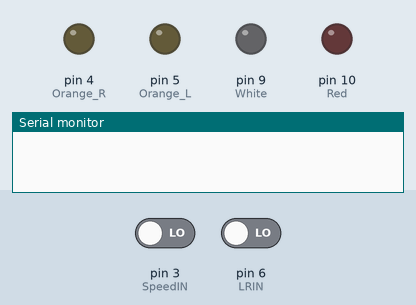
This sketch was run on a simulated Arduino Uno, built with avr-gcc and run on an emulated ATmega328P. On the bench: output pins drawn as LEDs (lit = HIGH), the last lines printed to the serial monitor. Inputs (shaded band) come from the test bench; at power-on: pin 3 (SpeedIN) LOW, pin 6 (LRIN) LOW.

Above: at 0.15 s.
At 3.73 s:
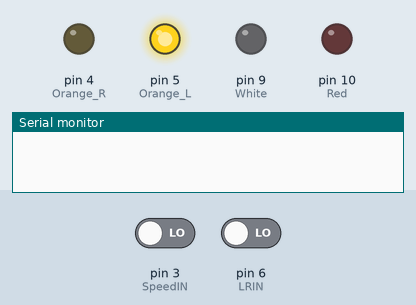
At 7.21 s:
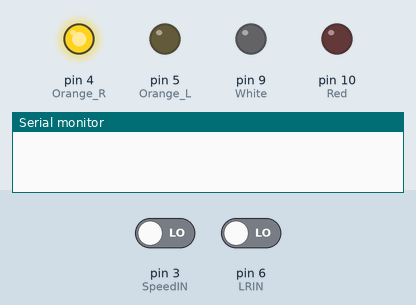
At 10.56 s:
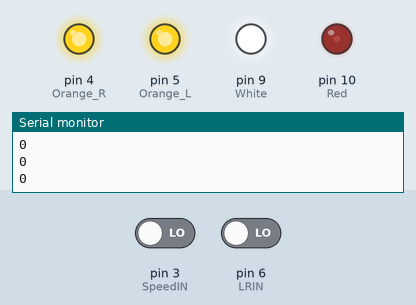
At 19.59 s:
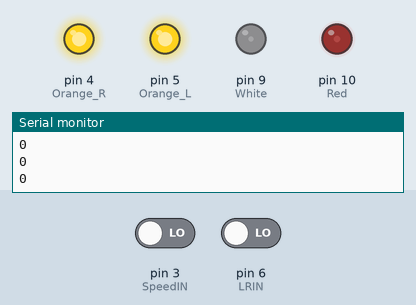
At 38.9 s:
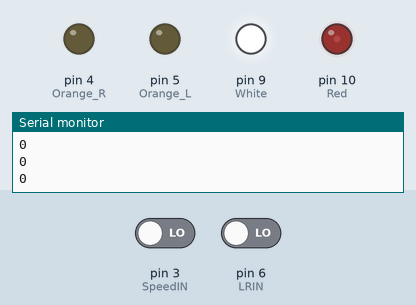
Timing chart, 0 to 40.0 s (numbered marks = the images above):
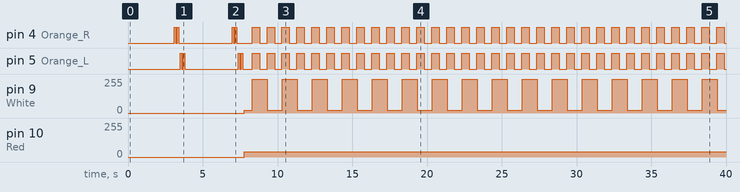

Measured:
- by itself, pin 4 (Orange_R): LOW → HIGH at 3.1 s, → LOW 0.10 s later, → HIGH 0.10 s later, → LOW 0.10 s later, … (72 changes in this stretch)
- by itself, pin 5 (Orange_L): LOW → HIGH at 3.5 s, → LOW 0.10 s later, → HIGH 0.10 s later, → LOW 0.10 s later, … (72 changes in this stretch)
- by itself, pin 10 (Red): 0/255 → 40/255 at 7.8 s
- by itself, pin 9 (White): 0/255 → 20/255 at 7.8 s, → 255/255 0.55 s later, → 20/255 1.0 s later, → 255/255 1.0 s later, … (33 changes in this stretch)

The sketch:

car.ino
```cpp
#include "MyFunctions.h"

int Red = 10;
int Orange_R = 4;
int Orange_L = 5;
int White = 9;
int LRIN = 6;
int SpeedIN = 3;
int oneshot = 0;

void setup()
{
  pinMode(Red,      OUTPUT);
  pinMode(White,    OUTPUT);
  pinMode(Orange_R, OUTPUT);
  pinMode(Orange_L, OUTPUT);
  pinMode(LRIN,     INPUT);
  pinMode(SpeedIN,  INPUT);
  Serial.begin(9600);
}


void loop()
{
  if(oneshot == 0)
  {
    StartUP();
    oneshot = 1;
  }
    LightsOn();
    BlinkLR();
    BreakeEnabel();


}
```

MyFunctions.cpp
```cpp
#include <Arduino.h>
#include "MyFunctions.h"


int notRead = 1;
long MlsCounter = 0;
int LIGHTS= 0;
int BREAKING=0;
int BreakingSpeedold=0;
int Blink = 0;


void SoftPWM(int pin, int PWM) // 960 Hz
{
  int periode = (PWM<<2); //Periode 1024  durch 256 = >>8 also 10-8 <<
  if((MlsCounter <= micros())&&(notRead == 1)&&(periode!=0))
  {
    digitalWrite(pin, HIGH);
    MlsCounter = (micros()+periode);
    if(periode <= 256)
    {
      notRead = 0;
    }
  }

  if ((MlsCounter <= micros()) && (notRead == 0))
  {
    digitalWrite(pin, LOW);
    MlsCounter = (micros()+(1024-periode));
    notRead = 1;
  }
}

int ReadPWM(int pin)
{
   int output = pulseIn(pin, HIGH, 25000);
   return output;
}


void DayLightOn(int light)
{
  analogWrite(White ,light);
}

void NormalLightOn(int light)
{
  analogWrite(White ,light);
}

void Breaking(int light)
{
  analogWrite(Red ,light);
}

void BreakOn(int light)
{
  analogWrite(Red ,light);
}

void LightsOn()
{
  if(LIGHTS==0)
  {
    DayLightOn(daylightbrigh);
    if(BREAKING==1)
    {
      Breaking(brakinglightbrigh);
    }
    else
    {
      BreakOn(breaklightbrigh);
    }
  }
  else
  {
    NormalLightOn(normallightbrigh);
    if(BREAKING==1)
    {
      Breaking(brakinglightbrigh);
    }
    else
    {
      BreakOn(breaklightbrigh);
    }
  }
}

void BlinkLR()
{
  long OrangeBlinkArray[2] = {0, 0};


  for(int i=0; i < 1;i++)
  {
    OrangeBlinkArray[i] = ReadPWM(LRIN);
  }

  long OrangeBlink = 0;

  for(int i=0; i < 1;i++)
  {
    OrangeBlink += OrangeBlinkArray[i];
    Serial.println(OrangeBlink);
  }

  if(millis() >= MlsCounter)
  {

    if(Blink == 1)
    {
      if (OrangeBlink >= 1560)
      {
        digitalWrite(Orange_R, HIGH);
        digitalWrite(Orange_L, LOW);
        Blink = 0;
        MlsCounter = millis()+500;
      }
      else if (OrangeBlink <= 2 )
      {
        digitalWrite(Orange_R, HIGH);
        digitalWrite(Orange_L, HIGH);
        Blink = 0;
        MlsCounter = millis()+500;
        if(LIGHTS==0)
        {
          LIGHTS=1;
        }
        else
        {
          LIGHTS=0;
        }
      }
      else if (OrangeBlink <= 1460)
      {
        digitalWrite(Orange_L, HIGH);
        digitalWrite(Orange_R, LOW);
        Blink = 0;
        MlsCounter = millis()+500;
      }
      else
      {
        digitalWrite(Orange_R, LOW);
        digitalWrite(Orange_L, LOW);
        Blink = 1;
        MlsCounter = millis();
      }
    }
     else
    {
      digitalWrite(Orange_R, LOW);
      digitalWrite(Orange_L, LOW);
      Blink = 1;
      MlsCounter = millis()+500;
    }
  }
}

void BreakeEnabel()
{
  long BreakingSpeednew = ReadPWM(SpeedIN);

  if ((BreakingSpeednew < 1500)&&(BreakingSpeednew > 1470))
  {
    BREAKING=1;
    BreakingSpeedold = BreakingSpeednew;
  }
  else
  {
    BREAKING=0;
    BreakingSpeedold = BreakingSpeednew;
  }
}

void StartUP()
{
  for (int a=0; a < 2; a++)
  {
    for(int i=0; i < 256; i++)
    {
        analogWrite(Red,i);
        delay(4);
    }
    for(int i=0; i < 256; i++)
    {
        analogWrite(Red,255-i);
        delay(2);
    }
    for(int i=0; i < 256; i++)
    {
      analogWrite(White,i);
      delay(4);
    }
    for(int i=0; i < 256; i++)
    {
      analogWrite(White,255-i);
      delay(2);
    }
    for(int i=0; i < 2; i++)
    {
      digitalWrite(Orange_R,HIGH);
      delay(100);
      digitalWrite(Orange_R,LOW);
      delay(100);

    }
    for(int i=0; i < 2; i++)
    {
      digitalWrite(Orange_L,HIGH);
      delay(100);
      digitalWrite(Orange_L,LOW);
      delay(100);
    }
  }
}
```

MyFunctions.h
```cpp
#ifndef MyFunctions_H
#define MyFunctions_H

//PWM Pins
int extern Red;
int extern Orange_R;
int extern Orange_L;
int extern White;
int extern LRIN;
int extern SpeedIN;

//Var


//Defines
#define normallightbrigh 255
#define daylightbrigh 20
#define breaklightbrigh 40
#define brakinglightbrigh 255

int extern notRead;
long extern MlsCounter;
int extern LIGHTS;
int extern BREAKING;

void SoftPWM(int pin, int PWM);
int ReadPWM(int pin);
void LightsOn();
void BlinkLR();
void BreakeEnabel();
void StartUP();


#endif
```
